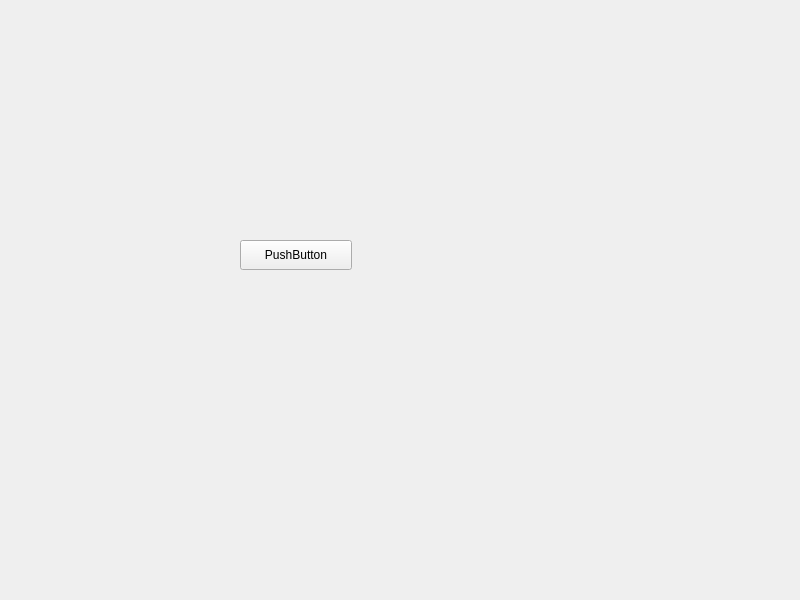
<?xml version="1.0" encoding="UTF-8"?>
<ui version="4.0">
 <class>Widget</class>
 <widget class="QWidget" name="Widget">
  <property name="geometry">
   <rect>
    <x>0</x>
    <y>0</y>
    <width>800</width>
    <height>600</height>
   </rect>
  </property>
  <property name="windowTitle">
   <string>Widget</string>
  </property>
  <widget class="QPushButton" name="pushButton">
   <property name="geometry">
    <rect>
     <x>240</x>
     <y>240</y>
     <width>112</width>
     <height>30</height>
    </rect>
   </property>
   <property name="text">
    <string>PushButton</string>
   </property>
  </widget>
 </widget>
 <resources/>
 <connections/>
</ui>
